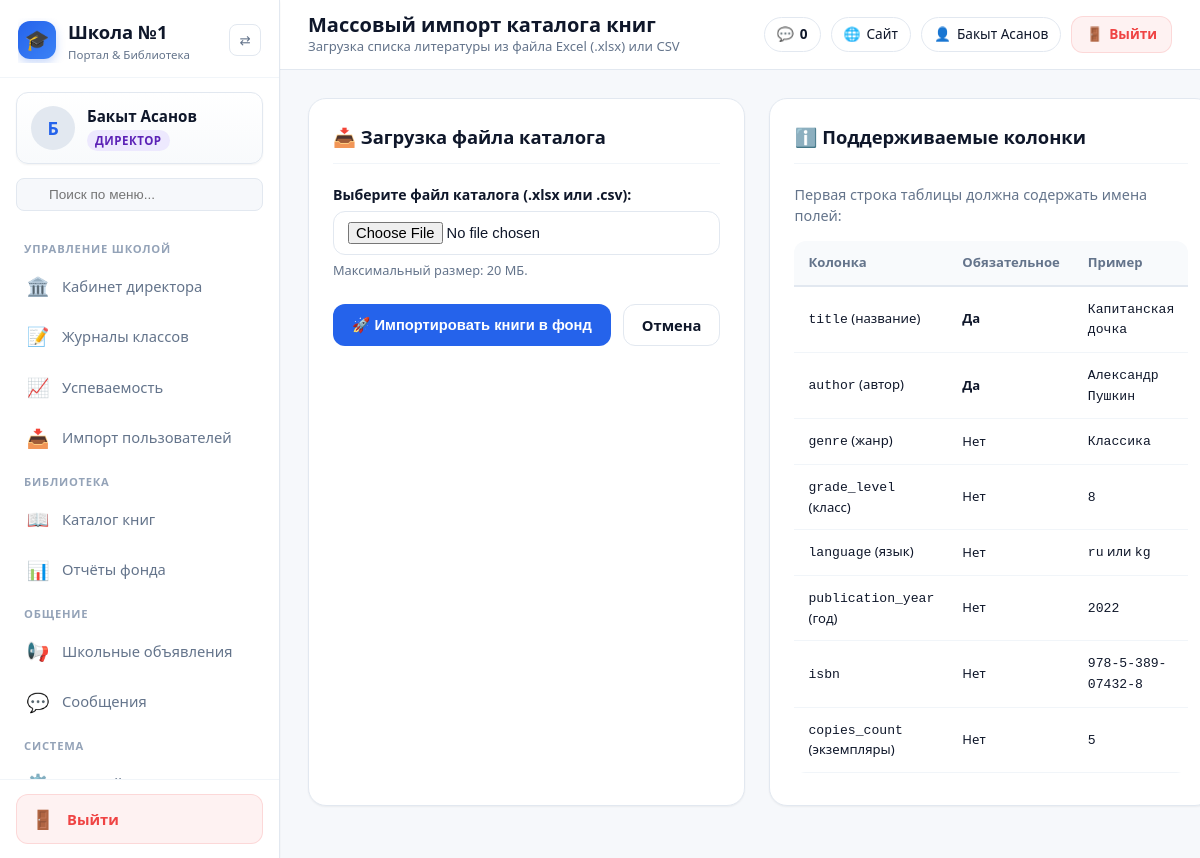
Page /library/librarian/import-catalog/ (signed in) on the committed database.
### accounts/models.py (models this page shows, shortened)
class User(AbstractUser):
    role = models.CharField(
        max_length=20,
        choices=Role.choices,
        default=Role.STUDENT,
        verbose_name="Роль"
    )
    phone = models.CharField(
        max_length=30,
        blank=True,
        verbose_name="Номер телефона"
    )
    linked_gmail = models.EmailField(
        blank=True,
        null=True,
        verbose_name="Привязанный Gmail",
        help_text="Для сброса пароля и уведомлений"
    )
    avatar = models.ImageField(
        upload_to='avatars/',
        null=True,
        blank=True,
        verbose_name="Фото профиля"
    )
    preferred_language = models.CharField(
        max_length=10,
        default='ru',
        choices=[
            ('ru', 'Русский'),
            ('kg', 'Кыргызча'),
            ('en', 'English'),
        ],
        verbose_name="Язык интерфейса"
    )
    font_size = models.CharField(
        max_length=10,
        default='normal',
        choices=[
            ('compact', 'Компактный (90%)'),
            ('normal', 'Стандартный (100%)'),
            ('large', 'Крупный (115%)'),
        ],
        verbose_name="Размер текста"
    )
    class Meta:
        verbose_name = "Пользователь"
        verbose_name_plural = "Пользователи"
    @property
    def is_student(self):
        return self.role == Role.STUDENT
    @property
    def is_parent(self):
        return self.role == Role.PARENT
    @property
    def is_teacher(self):
        return self.role == Role.TEACHER
    @property
    def is_librarian(self):
        return self.role == Role.LIBRARIAN
    @property
    def is_director(self):
        return self.role == Role.DIRECTOR or self.is_superuser
    @property
    def role_title(self):
        return dict(Role.choices).get(self.role, self.role)
    @property
    def role_badge_class(self):
        classes = {
            Role.STUDENT: 'badge-student',
            Role.PARENT: 'badge-parent',
            Role.TEACHER: 'badge-teacher',
            Role.LIBRARIAN: 'badge-librarian',
            Role.DIRECTOR: 'badge-director',
        }
        return classes.get(self.role, 'badge-secondary')
    @property
    def display_name(self):
        full = self.get_full_name()
        if full.strip():
            return full
        return self.username

### library/views.py (the view, shortened to what this page needs)
# urls.py: path('librarian/import-catalog/', views.import_catalog_view, name='import_catalog'),
@login_required
@role_required(['librarian', 'director'])
def import_catalog_view(request):
    return render(request, 'library/import_catalog.html')

### templates/library/import_catalog.html (shortened to what this page needs)
{% extends 'base.html' %}
{% load static %}
{% block page_title %}Массовый импорт каталога книг{% endblock %}
{% block page_subtitle %}Загрузка списка литературы из файла Excel (.xlsx) или CSV{% endblock %}
{% block content %}
<div class="grid-2">
  <div class="card">
    <div class="card-header">
      <h2 class="card-title">📥 Загрузка файла каталога</h2>
    </div>
    <form method="post" enctype="multipart/form-data">
      <div class="form-group">
        <label class="form-label">Выберите файл каталога (.xlsx или .csv):</label>
        <input type="file" name="catalog_file" class="form-control" accept=".xlsx, .csv" required>
        <div style="font-size: 0.8rem; color: var(--text-muted); margin-top: 6px;">
          Максимальный размер: 20 МБ.
        </div>
      </div>
      <div style="margin-top: 24px; display: flex; gap: 12px;">
        <button type="submit" class="btn btn-primary">
          🚀 Импортировать книги в фонд
        </button>
        <a href="{% url 'library:librarian_cabinet' %}?tab=catalog" class="btn btn-outline">
          Отмена
        </a>
      </div>
    </form>
  </div>
  <div class="card">
    <div class="card-header">
      <h2 class="card-title">ℹ️ Поддерживаемые колонки</h2>
    </div>
    <p style="font-size: 0.9rem; color: var(--text-muted); line-height: 1.5; margin-bottom: 14px;">
      Первая строка таблицы должна содержать имена полей:
    </p>
    <div class="table-responsive">
      <table class="custom-table" style="font-size: 0.82rem;">
        <thead>
          <tr>
            <th>Колонка</th>
            <th>Обязательное</th>
            <th>Пример</th>
          </tr>
        </thead>
        <tbody>
          <tr>
            <td><code>title</code> (название)</td>
            <td><strong>Да</strong></td>
            <td><code>Капитанская дочка</code></td>
          </tr>
          <tr>
            <td><code>author</code> (автор)</td>
            <td><strong>Да</strong></td>
            <td><code>Александр Пушкин</code></td>
          </tr>
          <tr>
            <td><code>genre</code> (жанр)</td>
            <td>Нет</td>
            <td><code>Классика</code></td>
          </tr>
          <tr>
            <td><code>grade_level</code> (класс)</td>
            <td>Нет</td>
            <td><code>8</code></td>
          </tr>
          <tr>
            <td><code>language</code> (язык)</td>
            <td>Нет</td>
            <td><code>ru</code> или <code>kg</code></td>
          </tr>
          <tr>
            <td><code>publication_year</code> (год)</td>
            <td>Нет</td>
            <td><code>2022</code></td>
          </tr>
          <tr>
            <td><code>isbn</code></td>
            <td>Нет</td>
            <td><code>978-5-389-07432-8</code></td>
          </tr>
          <tr>
            <td><code>copies_count</code> (экземпляры)</td>
            <td>Нет</td>
            <td><code>5</code></td>
          </tr>
        </tbody>
      </table>
    </div>
  </div>
</div>
{% endblock %}

### templates/base.html (shortened to what this page needs)
{% load static %}
<!DOCTYPE html>
<html lang="ru">
<head>
  <link rel="stylesheet" href="{% static 'css/style.css' %}">
</head>
<body class="{% if request.user.is_authenticated and request.user.font_size == 'compact' %}font-compact{% elif request.user.is_authenticated and request.user.font_size == 'large' %}font-large{% endif %}">
  <div class="app-layout">
    {% if request.user.is_authenticated %}
    <aside class="sidebar" id="sidebar">
      <div class="sidebar-header">
        <a href="{% url 'dashboard' %}" class="brand-link">
          <div class="brand-icon">🎓</div>
          <div class="brand-text">
            <div>Школа №1</div>
            <div style="font-size: 0.72rem; color: var(--text-muted); font-weight: 500;">Портал & Библиотека</div>
          </div>
        </a>
        <button type="button" class="sidebar-toggle-btn" id="sidebarToggle" title="Свернуть/развернуть меню">
          ⇄
        </button>
      </div>
      <div class="sidebar-profile-card">
        {% if request.user.avatar %}
          <img src="{{ request.user.avatar.url }}" alt="{{ request.user.display_name }}" class="profile-avatar">
        {% else %}
          <div class="profile-avatar">
            {{ request.user.first_name|default:request.user.username|slice:":1"|upper }}
          </div>
        {% endif %}
        <div class="profile-info">
          <div class="profile-name" title="{{ request.user.display_name }}">{{ request.user.display_name }}</div>
          <span class="profile-badge {{ request.user.role_badge_class }}">
            {{ request.user.role_title }}
          </span>
        </div>
      </div>
      <div class="sidebar-search">
        <div class="sidebar-search-wrapper">
          <input type="text" class="sidebar-search-input" id="sidebarSearch" placeholder="Поиск по меню...">
        </div>
      </div>
      <nav class="sidebar-nav">
        {% if request.user.is_student %}
          <div class="nav-group-title">Учебный процесс</div>
          <a href="{% url 'school:student_cabinet' %}" class="nav-link {% if request.resolver_match.url_name == 'student_cabinet' %}active{% endif %}">
            <span class="nav-icon">📊</span>
            <span class="nav-label">Мой кабинет</span>
          </a>
          <a href="{% url 'school:schedule' %}" class="nav-link {% if request.resolver_match.url_name == 'schedule' %}active{% endif %}">
            <span class="nav-icon">📅</span>
            <span class="nav-label">Расписание уроков</span>
          </a>
          <div class="nav-group-title">Библиотека</div>
          <a href="{% url 'library:catalog' %}" class="nav-link {% if request.resolver_match.url_name == 'catalog' %}active{% endif %}">
            <span class="nav-icon">📖</span>
            <span class="nav-label">Каталог книг</span>
          </a>
          <a href="{% url 'library:my_books' %}" class="nav-link {% if request.resolver_match.url_name == 'my_books' %}active{% endif %}">
            <span class="nav-icon">🔖</span>
            <span class="nav-label">Мои книги и брони</span>
            {% if user_overdue_books_count > 0 %}
              <span class="nav-counter counter-danger" title="Просрочено книг!">{{ user_overdue_books_count }}</span>
            {% elif user_active_loans_count > 0 %}
              <span class="nav-counter">{{ user_active_loans_count }}</span>
            {% endif %}
          </a>
          <div class="nav-group-title">Школа</div>
          <a href="{% url 'school:announcements' %}" class="nav-link {% if request.resolver_match.url_name == 'announcements' %}active{% endif %}">
            <span class="nav-icon">📢</span>
            <span class="nav-label">Объявления</span>
          </a>
          <a href="{% url 'school:messages' %}" class="nav-link {% if request.resolver_match.url_name == 'messages' %}active{% endif %}">
            <span class="nav-icon">💬</span>
            <span class="nav-label">Сообщения</span>
            {% if unread_messages_count > 0 %}
              <span class="nav-counter">{{ unread_messages_count }}</span>
            {% endif %}
          </a>
        {% elif request.user.is_director %}
          <div class="nav-group-title">Управление школой</div>
          <a href="{% url 'school:director_cabinet' %}" class="nav-link {% if request.resolver_match.url_name == 'director_cabinet' %}active{% endif %}">
            <span class="nav-icon">🏛️</span>
            <span class="nav-label">Кабинет директора</span>
          </a>
          <a href="{% url 'school:class_journal' %}" class="nav-link {% if request.resolver_match.url_name == 'class_journal' %}active{% endif %}">
            <span class="nav-icon">📝</span>
            <span class="nav-label">Журналы классов</span>
          </a>
          <a href="{% url 'school:quarter_grades' %}" class="nav-link {% if request.resolver_match.url_name == 'quarter_grades' %}active{% endif %}">
            <span class="nav-icon">📈</span>
            <span class="nav-label">Успеваемость</span>
          </a>
          <a href="{% url 'school:import_users' %}" class="nav-link {% if request.resolver_match.url_name == 'import_users' %}active{% endif %}">
            <span class="nav-icon">📥</span>
            <span class="nav-label">Импорт пользователей</span>
          </a>
          <div class="nav-group-title">Библиотека</div>
          <a href="{% url 'library:catalog' %}" class="nav-link {% if request.resolver_match.url_name == 'catalog' %}active{% endif %}">
            <span class="nav-icon">📖</span>
            <span class="nav-label">Каталог книг</span>
          </a>
          <a href="{% url 'library:librarian_cabinet' %}" class="nav-link {% if request.resolver_match.url_name == 'librarian_cabinet' %}active{% endif %}">
            <span class="nav-icon">📊</span>
            <span class="nav-label">Отчёты фонда</span>
          </a>
          <div class="nav-group-title">Общение</div>
          <a href="{% url 'school:announcements' %}" class="nav-link {% if request.resolver_match.url_name == 'announcements' %}active{% endif %}">
            <span class="nav-icon">📢</span>
            <span class="nav-label">Школьные объявления</span>
          </a>
          <a href="{% url 'school:messages' %}" class="nav-link {% if request.resolver_match.url_name == 'messages' %}active{% endif %}">
            <span class="nav-icon">💬</span>
            <span class="nav-label">Сообщения</span>
          </a>
        {% endif %}
        <div class="nav-group-title">Система</div>
        <a href="{% url 'accounts:settings' %}" class="nav-link {% if request.resolver_match.url_name == 'settings' %}active{% endif %}">
          <span class="nav-icon">⚙️</span>
          <span class="nav-label">Настройки</span>
        </a>
      </nav>
      <div class="sidebar-footer">
        <a href="{% url 'logout' %}" class="logout-btn-nav" title="Выйти из системы">
          <span class="nav-icon">🚪</span>
          <span class="logout-text">Выйти</span>
        </a>
      </div>
    </aside>
    {% endif %}
    <div class="main-wrapper" style="{% if not request.user.is_authenticated %}margin-left: 0;{% endif %}">
      <header class="topbar">
        <div class="topbar-left">
          <div class="topbar-titles">
            <h1 class="page-title">{% block page_title %}Школьный портал{% endblock %}</h1>
            <div class="page-subtitle">{% block page_subtitle %}{% endblock %}</div>
          </div>
        </div>
        <div class="topbar-right">
          {% if request.user.is_authenticated %}
            <a href="{% url 'school:messages' %}" class="topbar-chip" title="Личные сообщения">
              💬 <span style="font-weight: 600;">{{ unread_messages_count }}</span>
            </a>
            <a href="{% url 'home' %}" class="topbar-chip topbar-chip-site" title="Перейти на сайт школы">
              🌐 <span class="hide-mobile">Сайт</span>
            </a>
            <a href="{% url 'accounts:settings' %}" class="topbar-chip topbar-chip-user" title="Профиль: {{ request.user.display_name }}">
              👤 <span class="hide-mobile">{{ request.user.display_name|truncatechars:14 }}</span>
            </a>
            <a href="{% url 'logout' %}" class="topbar-logout-link" title="Выйти из учётной записи">
              <span>🚪</span> <span class="hide-mobile">Выйти</span>
            </a>
          {% endif %}
        </div>
      </header>
      <main class="content-body">
        {% block content %}{% endblock %}
      </main>
    </div>
  </div>
</body>
</html>

### rows in the picture
User: user.first_name "Б", user.display_name "Бакыт Асанов", user.role_title "ДИРЕКТОР"

### other values in the picture
{{ unread_messages_count }} "0"
